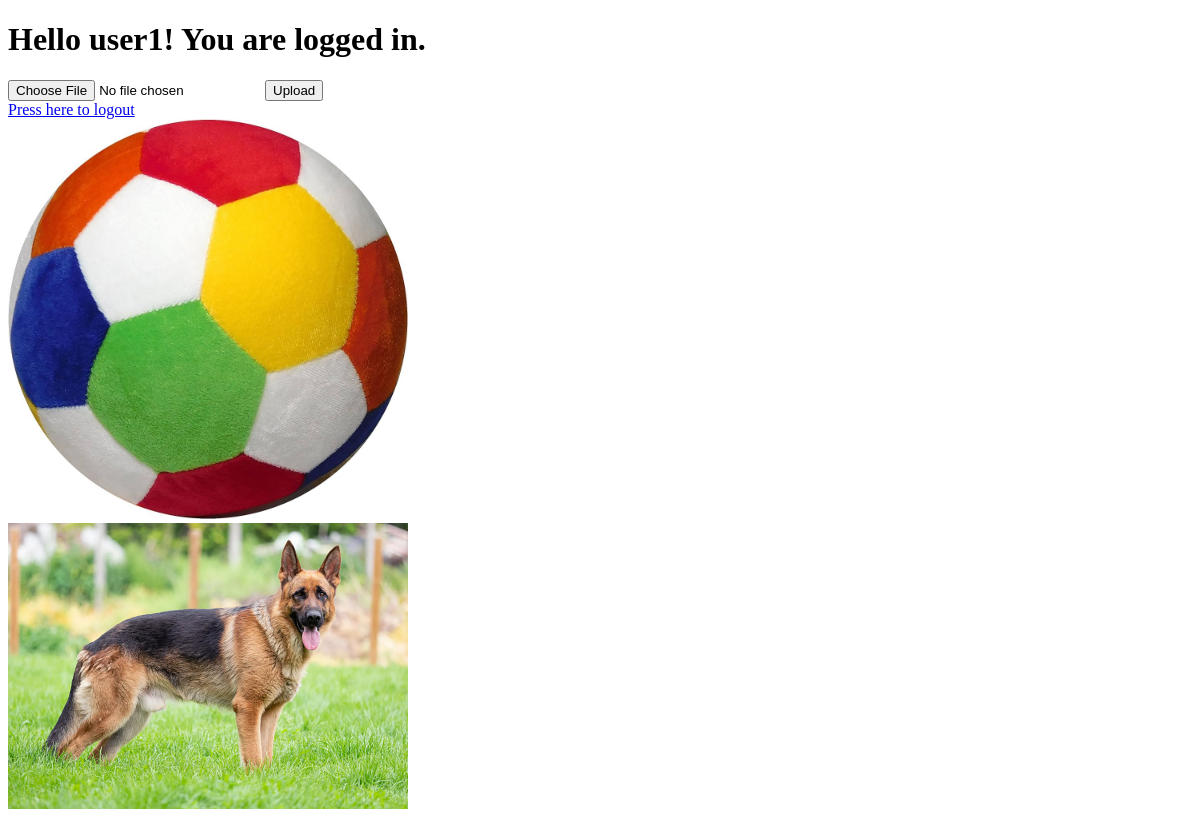
Page /dashboard (signed in) on the earlier database version.
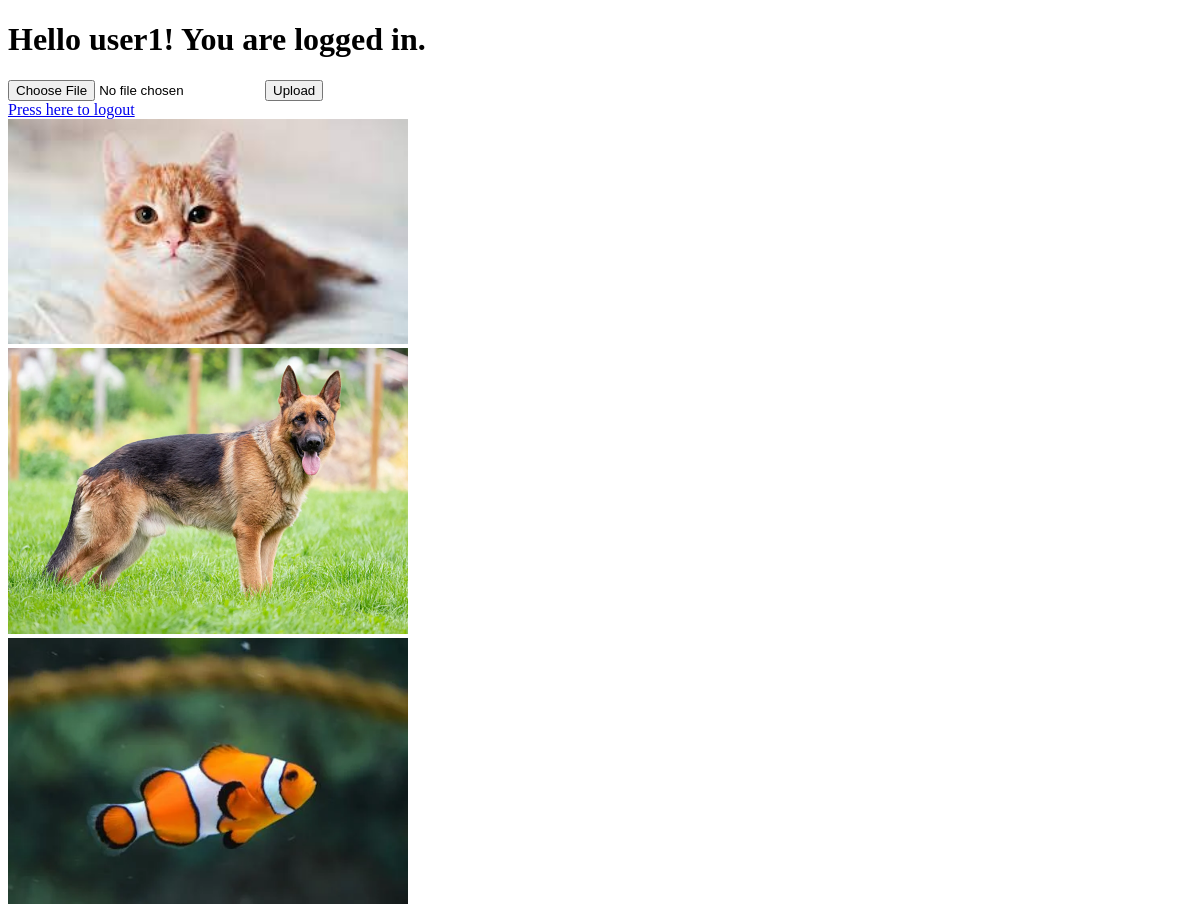
Same page on the later database version.
### app.py (models this page shows)
class User_data(db.Model, UserMixin):
    id = db.Column(db.Integer, primary_key=True)
    username = db.Column(db.String(20), nullable=False, unique=True)
    imgpath = db.Column(db.String(100), nullable=False)

### app.py (the view)
@app.route('/dashboard', methods=['GET', 'POST'])
@login_required
def dashboard():
    user_id = current_user.get_id()
    user_name = User.query.filter_by(id=user_id).first().username
    form = UploadFrom()
    if form.validate_on_submit():
        file = form.file.data
        new_file = User_data(username=user_name, imgpath=str("../static/images/"+secure_filename(file.filename)))
        db.session.add(new_file)
        db.session.commit()
        file.save(os.path.join(os.path.abspath(os.path.dirname(__file__)),app.config['UPLOAD_FOLDER'],secure_filename(file.filename)))
    img_list = User_data.query.filter_by(username = str(user_name))
    return render_template('dashboard.html',user_name = user_name, form = form,imglist = img_list)

### app.py
class UploadFrom(FlaskForm):
    file = FileField("File")
    submit = SubmitField('Upload')

### app.py (called while the page is built)
@login_manager.user_loader
def load_user(user_id):
    return User.query.get(int(user_id))

### templates/dashboard.html (shortened to what this page needs)
<!DOCTYPE html>
<html lang="en">
<head>
</head>
<body>
    <h1>Hello {{ user_name }}! You are logged in.</h1>
    <form method="POST" enctype="multipart/form-data">
        {{ form.file() }}
        {{ form.submit }}
    </form>
    <a href="{{url_for('logout')}}">Press here to logout</a>
    <br/>
    {% if imglist %}
        {% for img in imglist %}
            <img src = {{img.imgpath}} style="width: 400px;"/> <br/>
        {% endfor %}
{% endif %}
</body>
</html>

Differences in the rows shown:
changed User_data (number 1 of 3 on the later page): imgpath: a different picture
now on this page (row edited): User_data: imgpath (picture)
